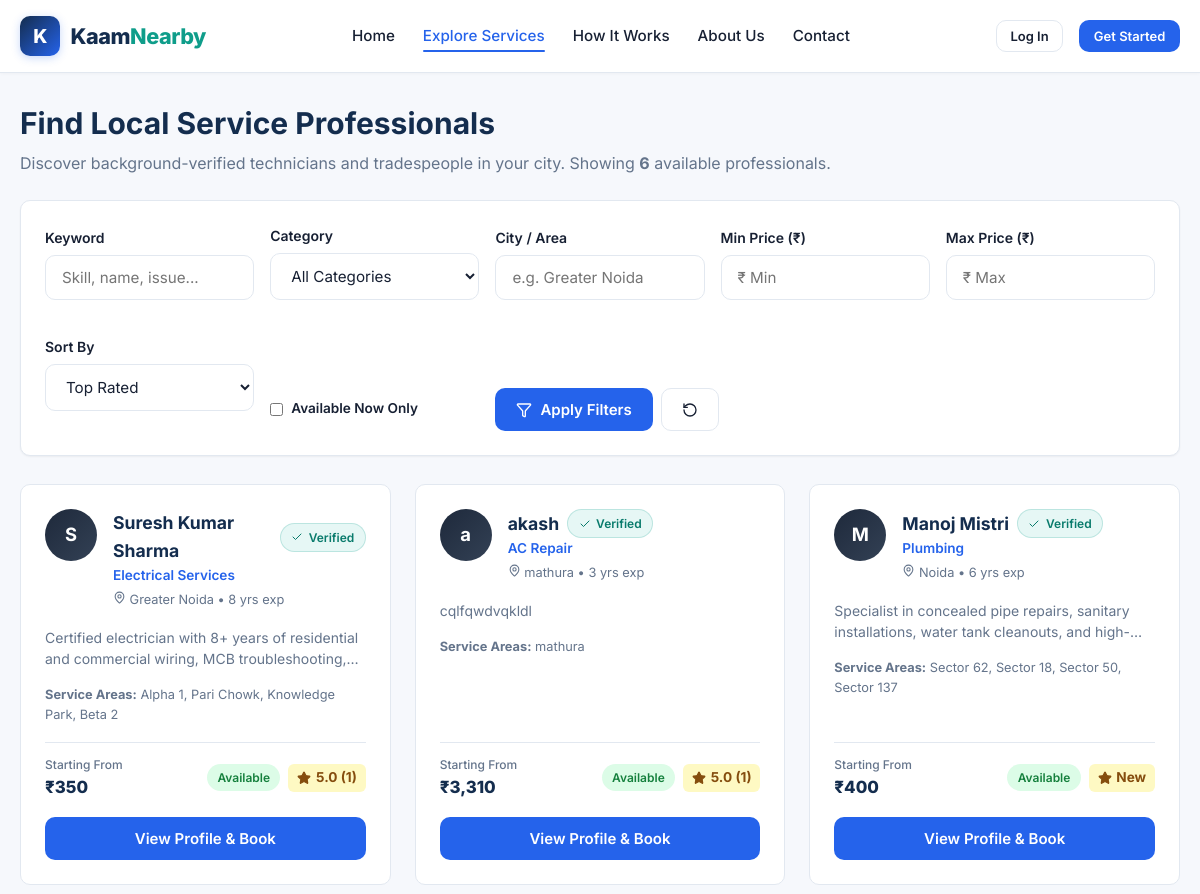
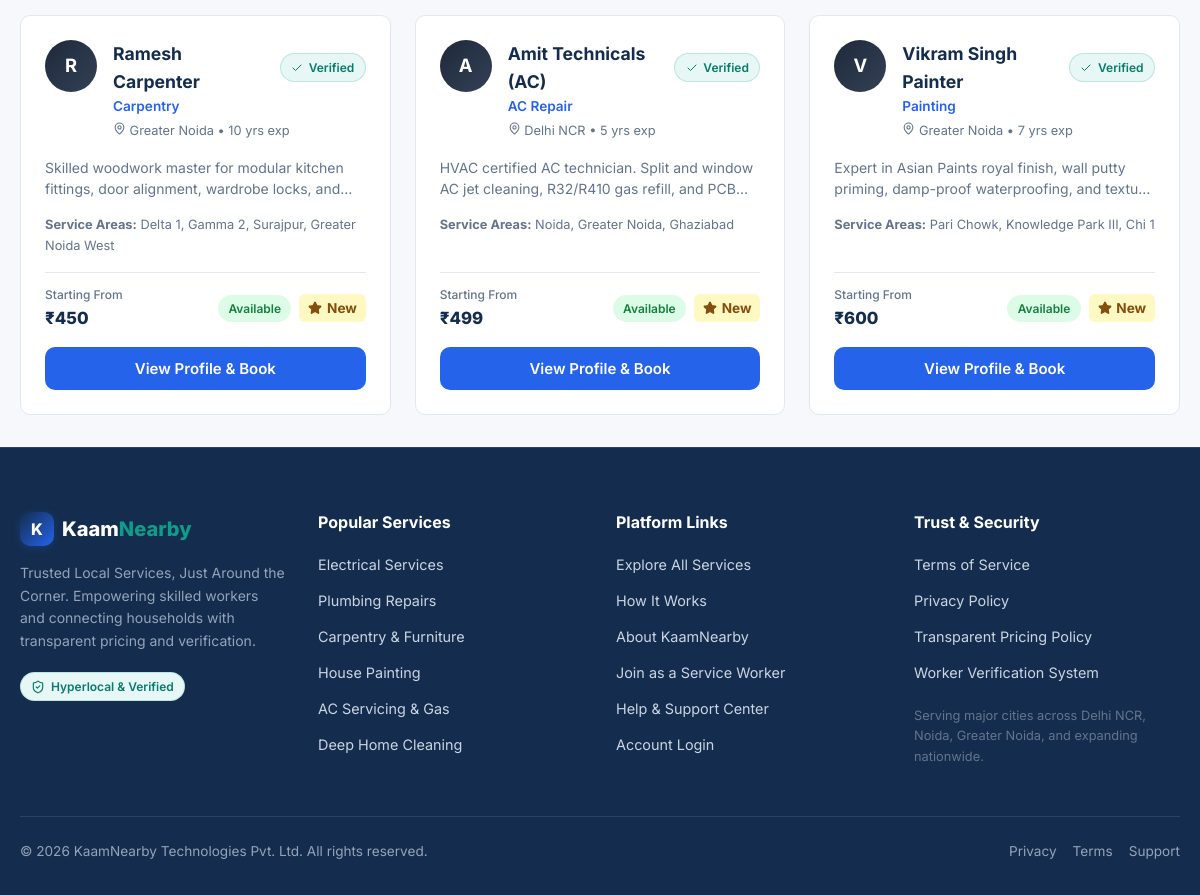
/services, run on the app's committed database (2 pictures, top to bottom).
### tables this page shows
CREATE TABLE workers (
    id INTEGER PRIMARY KEY AUTOINCREMENT,
    user_id INTEGER UNIQUE NOT NULL REFERENCES users(id) ON DELETE CASCADE,
    category TEXT NOT NULL,
    bio TEXT,
    experience_years INTEGER DEFAULT 2,
    starting_price REAL DEFAULT 300.0,
    service_area TEXT,
    available INTEGER DEFAULT 1 CHECK(available IN (0, 1)),
    verification_status TEXT DEFAULT 'pending' CHECK(verification_status IN ('pending', 'approved', 'rejected')),
    created_at TIMESTAMP DEFAULT CURRENT_TIMESTAMP,
    updated_at TIMESTAMP DEFAULT CURRENT_TIMESTAMP
);

CREATE TABLE users (
    id INTEGER PRIMARY KEY AUTOINCREMENT,
    name TEXT NOT NULL,
    email TEXT UNIQUE NOT NULL,
    password_hash TEXT NOT NULL,
    role TEXT NOT NULL CHECK(role IN ('customer', 'worker', 'admin')),
    phone TEXT,
    city TEXT NOT NULL,
    is_active INTEGER DEFAULT 1,
    created_at TIMESTAMP DEFAULT CURRENT_TIMESTAMP
);

### app.py (the view, shortened to what this page needs)
    @app.route('/services')
    def services():
        category_slug = request.args.get('category', '').strip()
        search_query = request.args.get('q', '').strip()
        city_query = request.args.get('city', '').strip()
        min_price = request.args.get('min_price', '').strip()
        max_price = request.args.get('max_price', '').strip()
        available_only = request.args.get('available', '')
        sort_by = request.args.get('sort', 'rating_desc')
        page = max(1, int(request.args.get('page', 1)))
        per_page = current_app.config.get('ITEMS_PER_PAGE', 8)
        db = get_db()
        categories = db.execute("SELECT * FROM categories WHERE is_active = 1 ORDER BY name ASC").fetchall()
        selected_cat_name = ""
        if category_slug:
            cat_row = db.execute("SELECT name FROM categories WHERE slug = ? OR name = ?", (category_slug, category_slug)).fetchone()
            if cat_row:
                selected_cat_name = cat_row['name']
            else:
                selected_cat_name = category_slug
        conditions = ["w.verification_status = 'approved'", "u.is_active = 1"]
        params = []
        if selected_cat_name:
            conditions.append("w.category = ?")
            params.append(selected_cat_name)
        if search_query:
            conditions.append("(u.name LIKE ? OR w.bio LIKE ? OR w.service_area LIKE ? OR w.category LIKE ?)")
            wildcard = f"%{search_query}%"
            params.extend([wildcard, wildcard, wildcard, wildcard])
        if city_query:
            conditions.append("(u.city LIKE ? OR w.service_area LIKE ?)")
            wildcard = f"%{city_query}%"
            params.extend([wildcard, wildcard])
        if available_only == '1':
            conditions.append("w.available = 1")
        where_clause = " AND ".join(conditions)
        count_query = f"""
            SELECT COUNT(w.id) FROM workers w
            JOIN users u ON w.user_id = u.id
            WHERE {where_clause}
        """
        total_workers = db.execute(count_query, params).fetchone()[0]
        total_pages = max(1, math.ceil(total_workers / per_page))
        query = f"""
            SELECT w.*, u.name, u.email, u.phone, u.city
            FROM workers w
            JOIN users u ON w.user_id = u.id
            WHERE {where_clause}
        """
        raw_workers = db.execute(query, params).fetchall()
        enriched_workers = []
        for rw in raw_workers:
            data = dict(rw)
            stats = get_worker_rating_stats(rw['id'])
            data['avg_rating'] = stats['avg_rating']
            data['total_reviews'] = stats['total_reviews']
            enriched_workers.append(data)
        if sort_by == 'price_asc':
            enriched_workers.sort(key=lambda x: x['starting_price'])
        elif sort_by == 'price_desc':
            enriched_workers.sort(key=lambda x: x['starting_price'], reverse=True)
        elif sort_by == 'experience_desc':
            enriched_workers.sort(key=lambda x: x['experience_years'], reverse=True)
        elif sort_by == 'name_asc':
            enriched_workers.sort(key=lambda x: x['name'].lower())
        else: # rating_desc default
            enriched_workers.sort(key=lambda x: (x['avg_rating'], x['total_reviews']), reverse=True)
        offset = (page - 1) * per_page
        paginated_workers = enriched_workers[offset:offset + per_page]
        return render_template(
            'services.html',
            workers=paginated_workers,
            categories=categories,
            selected_category=selected_cat_name,
            category_slug=category_slug,
            search_query=search_query,
            city_query=city_query,
            min_price=min_price,
            max_price=max_price,
            available_only=available_only,
            sort_by=sort_by,
            page=page,
            total_pages=total_pages,
            total_workers=total_workers
        )

### templates/services.html (shortened to what this page needs)
{% extends 'base.html' %}
{% block content %}
<div class="container py-8">
  <div class="mb-6">
    <h1 class="text-3xl font-bold mb-2">Find Local Service Professionals</h1>
    <p class="text-muted">
      Discover background-verified technicians and tradespeople in your city.
      {% if total_workers > 0 %}
        Showing <strong>{{ total_workers }}</strong> available professional{{ 's' if total_workers != 1 else '' }}.
      {% endif %}
    </p>
  </div>
  <div class="card mb-8">
    <div class="card-body">
      <form action="{{ url_for('services') }}" method="GET" class="grid gap-4" style="grid-template-columns: repeat(auto-fit, minmax(200px, 1fr)); align-items: end;">
        <div class="form-group mb-0">
          <label for="q">Keyword</label>
          <input type="text" id="q" name="q" class="form-control" placeholder="Skill, name, issue..." value="{{ search_query }}">
        </div>
        <div class="form-group mb-0">
          <label for="category">Category</label>
          <select id="category" name="category" class="form-control">
            <option value="">All Categories</option>
          </select>
        </div>
        <div class="form-group mb-0">
          <label for="city">City / Area</label>
          <input type="text" id="city" name="city" class="form-control" placeholder="e.g. Greater Noida" value="{{ city_query }}">
        </div>
        <div class="form-group mb-0">
          <label for="min_price">Min Price (₹)</label>
          <input type="number" id="min_price" name="min_price" class="form-control" placeholder="₹ Min" value="{{ min_price }}">
        </div>
        <div class="form-group mb-0">
          <label for="max_price">Max Price (₹)</label>
          <input type="number" id="max_price" name="max_price" class="form-control" placeholder="₹ Max" value="{{ max_price }}">
        </div>
        <div class="form-group mb-0">
          <label for="sort">Sort By</label>
          <select id="sort" name="sort" class="form-control">
            <option value="rating_desc" {{ 'selected' if sort_by == 'rating_desc' else '' }}>Top Rated</option>
          </select>
        </div>
        <div class="flex items-center gap-2" style="height: 44px;">
          <input type="checkbox" id="available" name="available" value="1" {{ 'checked' if available_only == '1' else '' }}>
          <label for="available" style="font-size: 0.85rem; font-weight: 600; cursor: pointer; margin-bottom: 0;">
            Available Now Only
          </label>
        </div>
        <div class="flex gap-2">
          <button type="submit" class="btn btn-primary btn-block">
            <i data-lucide="filter" style="width: 16px; height: 16px;"></i> Apply Filters
          </button>
          <a href="{{ url_for('services') }}" class="btn btn-outline" title="Reset Filters">
            <i data-lucide="rotate-ccw" style="width: 16px; height: 16px;"></i>
          </a>
        </div>
      </form>
    </div>
  </div>
  {% if workers %}
    <div class="grid grid-cols-3 gap-6">
      {% for worker in workers %}
        <div class="worker-card">
          <div>
            <div class="worker-header">
              <div class="worker-avatar">
                {{ worker.name[:1] }}
              </div>
              <div class="worker-meta">
                <div class="flex items-center gap-2">
                  <span class="worker-name">{{ worker.name }}</span>
                  {% if worker.verification_status == 'approved' %}
                    <span class="badge badge-verified" title="Identity Verified">
                      <i data-lucide="check" style="width: 12px; height: 12px;"></i> Verified
                    </span>
                  {% endif %}
                </div>
                <div class="worker-category">{{ worker.category }}</div>
                <div class="worker-location">
                  <i data-lucide="map-pin" style="width: 13px; height: 13px; display:inline;"></i>
                  {{ worker.city }} &bull; {{ worker.experience_years }} yrs exp
                </div>
              </div>
            </div>
            <p class="worker-bio">{{ worker.bio }}</p>
            <div style="font-size: 0.8rem; color: var(--text-muted); margin-bottom: 1rem;">
              <strong>Service Areas:</strong> {{ worker.service_area or worker.city }}
            </div>
          </div>
          <div>
            <div class="worker-stats-row">
              <div class="worker-price">
                <span class="label">Starting From</span>
                {{ worker.starting_price|currency }}
              </div>
              <div class="flex items-center gap-2">
                {% if worker.available %}
                  <span class="badge badge-available">Available</span>
                {% else %}
                  <span class="badge badge-unavailable">Offline</span>
                {% endif %}
                <div class="rating-badge">
                  <i data-lucide="star" style="width: 14px; height: 14px; fill: currentColor;"></i>
                  {% if worker.total_reviews > 0 %}
                    <span>{{ worker.avg_rating }} ({{ worker.total_reviews }})</span>
                  {% else %}
                    <span>New</span>
                  {% endif %}
                </div>
              </div>
            </div>
            <a href="{{ url_for('worker_detail', worker_id=worker.id) }}" class="btn btn-primary btn-block">
              View Profile & Book
            </a>
          </div>
        </div>
      {% endfor %}
    </div>
  {% endif %}
</div>
{% endblock %}

### data on the page
workers: name "S", name "Suresh Kumar Sharma", verification_status "approved" (drawn), category "Electrical Services", city "Greater Noida", experience_years "8", bio "Certified electrician with 8+ years of residential and commercial wiring, MCB…", service_area "Alpha 1, Pari Chowk, Knowledge Park, Beta 2", starting_price "₹350", available "Available", avg_rating "5.0", total_reviews "1"
workers: name "a", name "akash", verification_status "approved" (drawn), category "AC Repair", city "mathura", experience_years "3", bio "cqlfqwdvqkldl", service_area "mathura", starting_price "₹3,310", shows "Available", avg_rating "5.0", total_reviews "1"
workers: name "M", name "Manoj Mistri", verification_status "approved" (drawn), category "Plumbing", city "Noida", experience_years "6", bio "Specialist in concealed pipe repairs, sanitary installations, water tank cleanouts,…", service_area "Sector 62, Sector 18, Sector 50, Sector 137", starting_price "₹400", available "Available", shows "New"
workers: name "R", name "Ramesh Carpenter", verification_status "approved" (drawn), category "Carpentry", city "Greater Noida", experience_years "10", bio "Skilled woodwork master for modular kitchen fittings, door alignment, wardrobe locks,…", service_area "Delta 1, Gamma 2, Surajpur, Greater Noida West", starting_price "₹450", available "Available", shows "New"
workers: name "A", name "Amit Technicals (AC)", verification_status "approved" (drawn), category "AC Repair", city "Delhi NCR", experience_years "5", bio "HVAC certified AC technician. Split and window AC jet cleaning, R32/R410 gas refill, and…", service_area "Noida, Greater Noida, Ghaziabad", starting_price "₹499", available "Available", shows "New"
workers: name "V", name "Vikram Singh Painter", verification_status "approved" (drawn), category "Painting", city "Greater Noida", experience_years "7", bio "Expert in Asian Paints royal finish, wall putty priming, damp-proof waterproofing, and…", service_area "Pari Chowk, Knowledge Park III, Chi 1", starting_price "₹600", available "Available", shows "New"

### other printed values
{{ total_workers }} "6"
{{ 's' if total_workers != 1 else '' }} "s"
